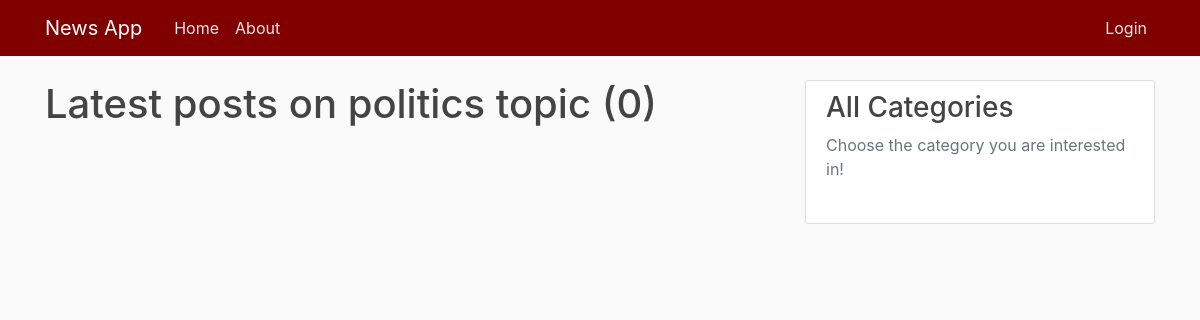
Page /post/politics on the earlier database version.
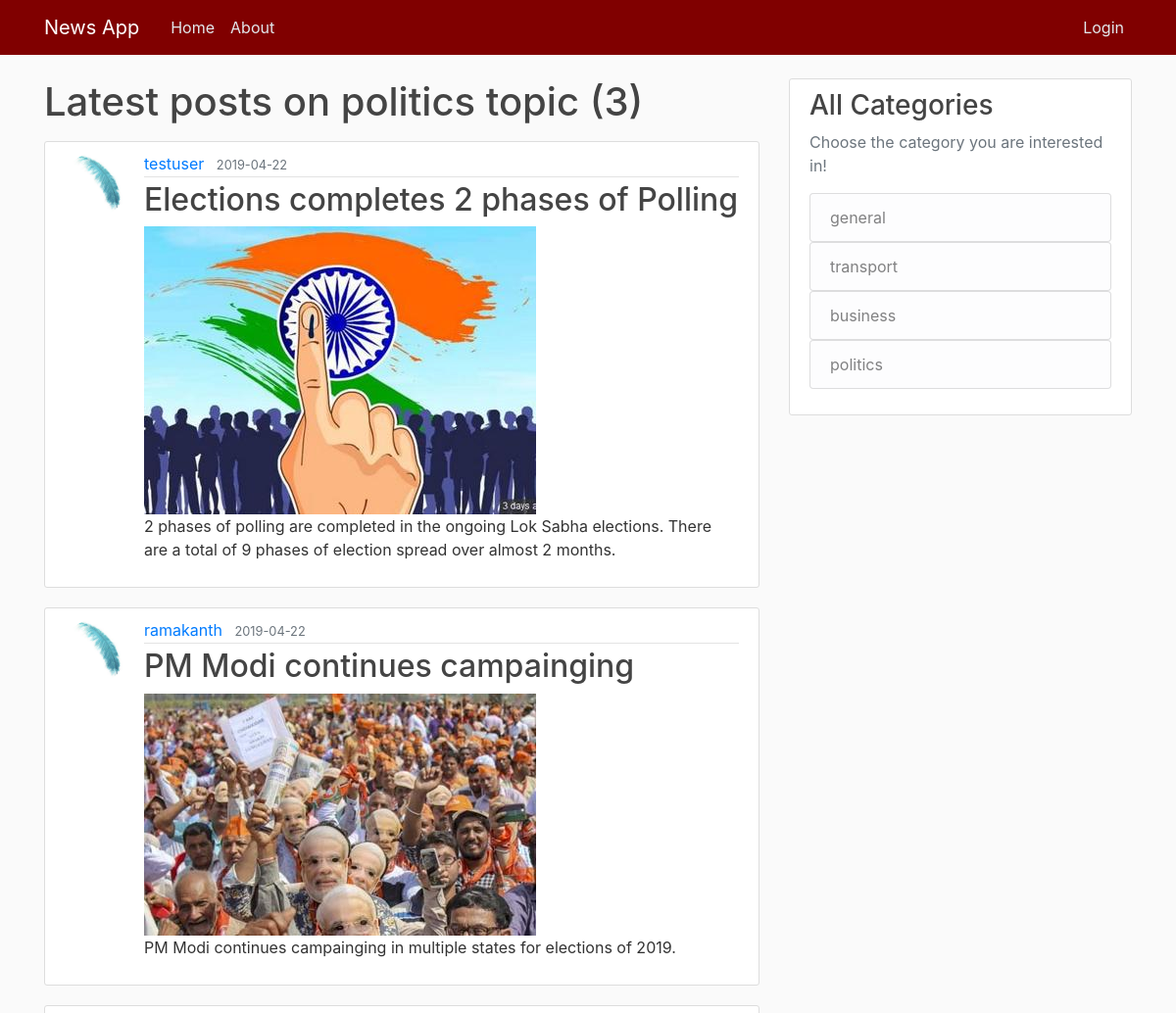
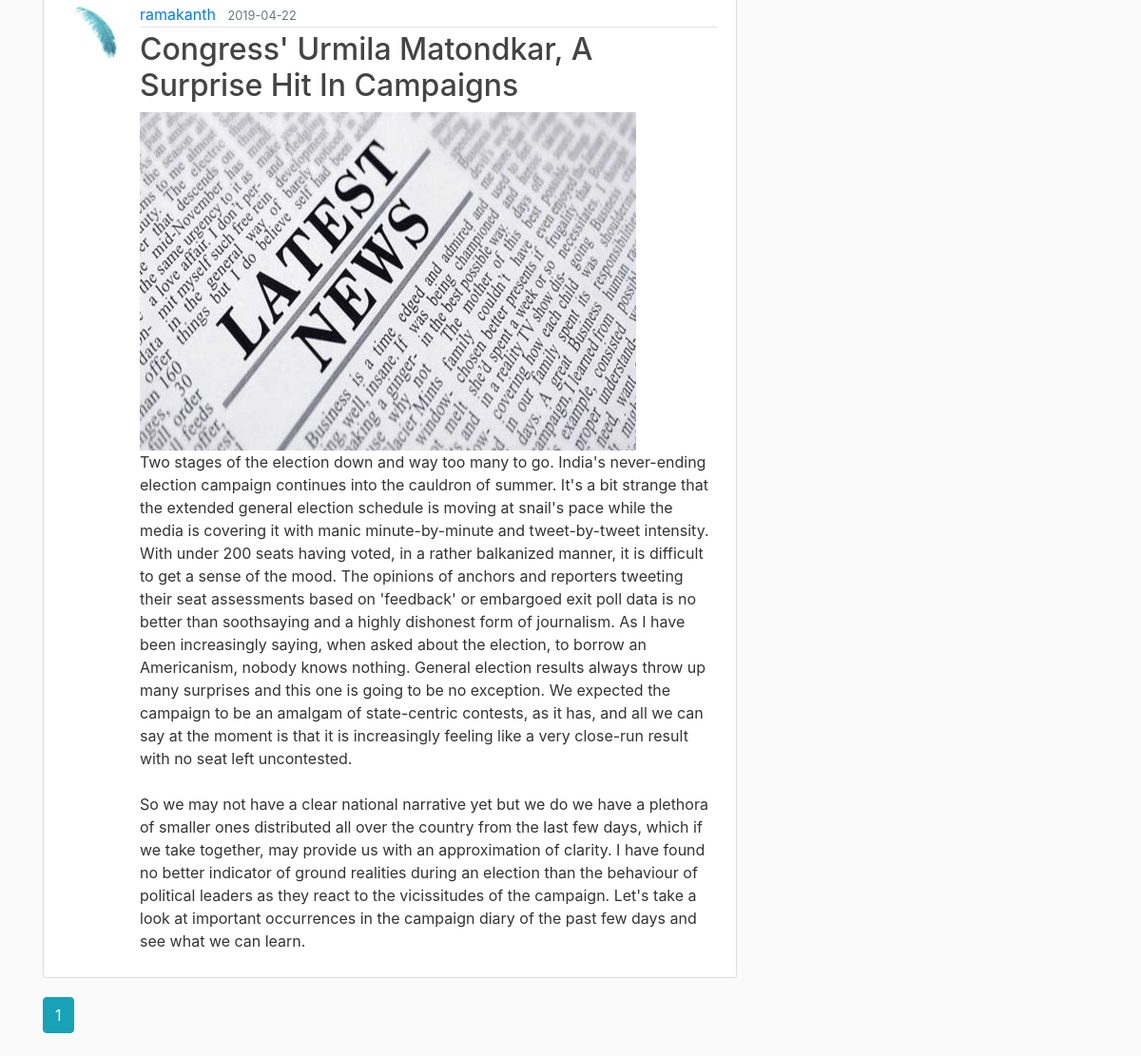
Same page on the later database version (2 pictures, top to bottom).
### flaskblog/models.py (models this page shows, shortened)
class Post(db.Model):
    id = db.Column(db.Integer, primary_key=True)
    title = db.Column(db.String(100), nullable=False)
    date_posted = db.Column(db.DateTime, nullable=False,
                            default=datetime.utcnow)
    content = db.Column(db.Text, nullable=False)
    user_id = db.Column(db.Integer, db.ForeignKey('user.id'), nullable=False)
    image_file = db.Column(db.String(20), nullable=False,
                           default='default1.jpg')
    category = db.Column(db.String(20), nullable=False)

class User(db.Model, UserMixin):
    id = db.Column(db.Integer, primary_key=True)
    username = db.Column(db.String(20), unique=True, nullable=False)
    email = db.Column(db.String(120), unique=True, nullable=False)
    image_file = db.Column(db.String(20), nullable=False,
                           default='default.jpg')
    password = db.Column(db.String(60), nullable=False)
    posts = db.relationship('Post', backref='author', lazy=True)

### flaskblog/posts/routes.py (the view)
@posts.route("/post/<string:category>")
def cat_post(category):
    page = request.args.get('page', 1, type=int)
    posts = Post.query.filter_by(category=category).order_by(
        Post.date_posted.desc()).paginate(page=page, per_page=5)
    dis_cats = []
    for dis_cat in db.session.query(Post.category).distinct():
        dis_cats.append(dis_cat.category)
    return render_template('cat_post.html', posts=posts, category=category, dis_cats=dis_cats)

### flaskblog/templates/cat_post.html
{% extends "layout.html" %} {% block content %}
<h1 class="mb-3">Latest posts on {{ category }} topic ({{ posts.total }})</h1>
{% for post in posts.items %}
<article class="media content-section">
  <img src="{{ url_for('static',filename='profile_pics/' + post.author.image_file) }}" alt=""
    class="rounded-circle article-img" />
  <div class="media-body">
    <div class="article-metadata">
      <a class="mr-2"
        href="{{ url_for('users.user_posts', username=post.author.username) }}">{{ post.author.username }}</a>
      <small class="text-muted">{{
        post.date_posted.strftime("%Y-%m-%d")
      }}</small>
    </div>
    <h2>
      <a class="article-title" href="{{ url_for('posts.post',post_id=post.id) }}">{{
        post.title
      }}</a>
    </h2>
    <img src="{{ url_for('static',filename='profile_pics/' + post.image_file) }}" alt="" class="responsive" />
    <p class="article-content">{{ post.content }}</p>
  </div>
</article>
{% endfor %} {% for page_num in posts.iter_pages(left_edge=1, right_edge=1,
left_current=1, right_current=2) %} {% if page_num %} {% if posts.page ==
page_num %}
<a class="btn btn-info mb-4"
  href="{{ url_for('posts.cat_post', category =category, page=page_num)}}">{{ page_num }}</a>
{% else %}
<a class="btn btn-outline-info mb-4"
  href="{{ url_for('posts.cat_post', category=category, page=page_num)}}">{{ page_num }}</a>
{% endif %} {% else %} ... {% endif %} {% endfor %} {% endblock content %}

Differences in the rows shown:
added Post: image_file (placeholder picture), author.username "testuser", date_posted "2019-04-22", title "Elections completes 2 phases of Polling", image_file (picture), content "2 phases of polling are completed in the ongoing Lok Sabha elections. There are a total of 9 phases of election spread over almost 2 months."
added Post: image_file (placeholder picture), author.username "ramakanth", date_posted "2019-04-22", title "PM Modi continues campainging", image_file (picture), content "PM Modi continues campainging in multiple states for elections of 2019."
added Post: image_file (placeholder picture), author.username "ramakanth", date_posted "2019-04-22", title "Congress' Urmila Matondkar, A Surprise Hit In Campaigns", content "Two stages of the election down and way too many to go. India's never-ending election campaign continues into the cauldron of summer. It's a bit strange that the extended general election schedule is moving at snail's pace while the media is covering it with manic minute-by-minute and tweet-by-tweet intensity. With under 200 seats having voted, in a rather balkanized manner, it is difficult to get a sense of the mood. The opinions of anchors and reporters tweeting their seat assessments based on 'feedback' or embargoed exit poll data is no better than soothsaying and a highly dishonest form of journalism. As I have been increasingly saying, when asked about the election, to borrow an…"
Other differences:
{{ posts.total }}: "0" → "3"
new list line: "1"
new list line: "general"
new list line: "transport"
new list line: "business"
new list line: "politics"
